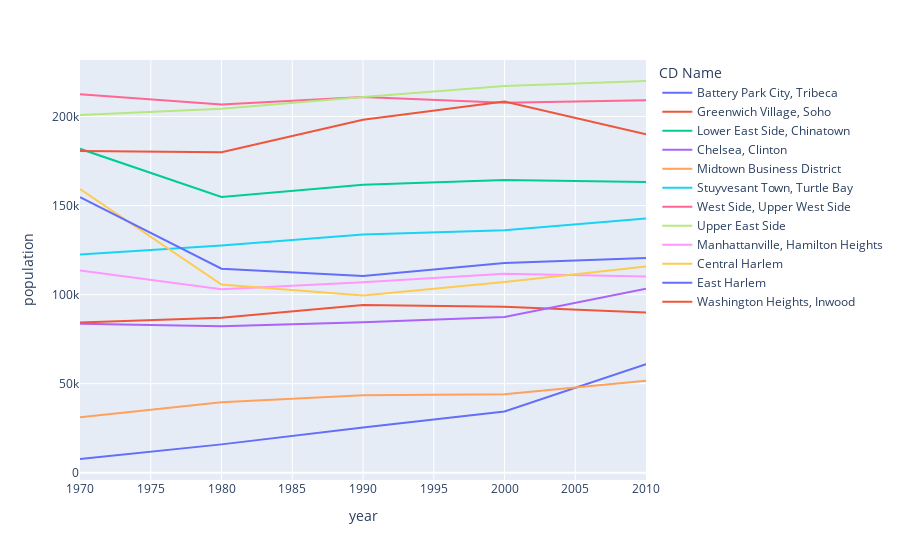

The notebook cell saved with this chart:
### Markdown cell above
### Step 4

Create a line chart of the population over time for each community district in Manhattan. There should be one line for each.

See the Plotly [Line Plot with column encoding color](https://plotly.com/python/line-charts/#line-plot-with-column-encoding-color) examples.

### Code cell
import plotly.express as px

fig = px.line(manhattan, x='year', y='population', color='CD Name')
fig.show()

### Figure 1 — Plotly figure (JSON) as saved in the notebook; plotly's stock layout.template omitted (floating-point values rounded to 4 significant figures)
{"data": [{"hovertemplate": "CD Name=Battery Park City, Tribeca<br>year=%{x}<br>population=%{y}<extra></extra>", "legendgroup": "Battery Park City, Tribeca", "line": {"color": "#636efa", "dash": "solid"}, "mode": "lines", "name": "Battery Park City, Tribeca", "showlegend": true, "type": "scatter", "x": [1970, 1980, 1990, 2000, 2010], "xaxis": "x", "y": [7706, 15918, 25366, 34420, 60978], "yaxis": "y"}, {"hovertemplate": "CD Name=Greenwich Village, Soho<br>year=%{x}<br>population=%{y}<extra></extra>", "legendgroup": "Greenwich Village, Soho", "line": {"color": "#EF553B", "dash": "solid"}, "mode": "lines", "name": "Greenwich Village, Soho", "showlegend": true, "type": "scatter", "x": [1970, 1980, 1990, 2000, 2010], "xaxis": "x", "y": [84337, 87069, 94105, 93119, 90016], "yaxis": "y"}, {"hovertemplate": "CD Name=Lower East Side, Chinatown<br>year=%{x}<br>population=%{y}<extra></extra>", "legendgroup": "Lower East Side, Chinatown", "line": {"color": "#00cc96", "dash": "solid"}, "mode": "lines", "name": "Lower East Side, Chinatown", "showlegend": true, "type": "scatter", "x": [1970, 1980, 1990, 2000, 2010], "xaxis": "x", "y": [181845, 154848, 161617, 164407, 163277], "yaxis": "y"}, {"hovertemplate": "CD Name=Chelsea, Clinton<br>year=%{x}<br>population=%{y}<extra></extra>", "legendgroup": "Chelsea, Clinton", "line": {"color": "#ab63fa", "dash": "solid"}, "mode": "lines", "name": "Chelsea, Clinton", "showlegend": true, "type": "scatter", "x": [1970, 1980, 1990, 2000, 2010], "xaxis": "x", "y": [83601, 82164, 84431, 87479, 103245], "yaxis": "y"}, {"hovertemplate": "CD Name=Midtown Business District<br>year=%{x}<br>population=%{y}<extra></extra>", "legendgroup": "Midtown Business District", "line": {"color": "#FFA15A", "dash": "solid"}, "mode": "lines", "name": "Midtown Business District", "showlegend": true, "type": "scatter", "x": [1970, 1980, 1990, 2000, 2010], "xaxis": "x", "y": [31076, 39544, 43507, 44028, 51673], "yaxis": "y"}, {"hovertemplate": "CD Name=Stuyvesant Town, Turtle Bay<br>year=%{x}<br>population=%{y}<extra></extra>", "legendgroup": "Stuyvesant Town, Turtle Bay", "line": {"color": "#19d3f3", "dash": "solid"}, "mode": "lines", "name": "Stuyvesant Town, Turtle Bay", "showlegend": true, "type": "scatter", "x": [1970, 1980, 1990, 2000, 2010], "xaxis": "x", "y": [122465, 127554, 133748, 136152, 142745], "yaxis": "y"}, {"hovertemplate": "CD Name=West Side, Upper West Side<br>year=%{x}<br>population=%{y}<extra></extra>", "legendgroup": "West Side, Upper West Side", "line": {"color": "#FF6692", "dash": "solid"}, "mode": "lines", "name": "West Side, Upper West Side", "showlegend": true, "type": "scatter", "x": [1970, 1980, 1990, 2000, 2010], "xaxis": "x", "y": [212422, 206669, 210993, 207699, 209084], "yaxis": "y"}, {"hovertemplate": "CD Name=Upper East Side<br>year=%{x}<br>population=%{y}<extra></extra>", "legendgroup": "Upper East Side", "line": {"color": "#B6E880", "dash": "solid"}, "mode": "lines", "name": "Upper East Side", "showlegend": true, "type": "scatter", "x": [1970, 1980, 1990, 2000, 2010], "xaxis": "x", "y": [200851, 204305, 210880, 217063, 219920], "yaxis": "y"}, {"hovertemplate": "CD Name=Manhattanville, Hamilton Heights<br>year=%{x}<br>population=%{y}<extra></extra>", "legendgroup": "Manhattanville, Hamilton Heights", "line": {"color": "#FF97FF", "dash": "solid"}, "mode": "lines", "name": "Manhattanville, Hamilton Heights", "showlegend": true, "type": "scatter", "x": [1970, 1980, 1990, 2000, 2010], "xaxis": "x", "y": [113606, 103038, 106978, 111724, 110193], "yaxis": "y"}, {"hovertemplate": "CD Name=Central Harlem<br>year=%{x}<br>population=%{y}<extra></extra>", "legendgroup": "Central Harlem", "line": {"color": "#FECB52", "dash": "solid"}, "mode": "lines", "name": "Central Harlem", "showlegend": true, "type": "scatter", "x": [1970, 1980, 1990, 2000, 2010], "xaxis": "x", "y": [159267, 105641, 99519, 107109, 115723], "yaxis": "y"}, {"hovertemplate": "CD Name=East Harlem<br>year=%{x}<br>population=%{y}<extra></extra>", "legendgroup": "East Harlem", "line": {"color": "#636efa", "dash": "solid"}, "mode": "lines", "name": "East Harlem", "showlegend": true, "type": "scatter", "x": [1970, 1980, 1990, 2000, 2010], "xaxis": "x", "y": [154662, 114569, 110508, 117743, 120511], "yaxis": "y"}, {"hovertemplate": "CD Name=Washington Heights, Inwood<br>year=%{x}<br>population=%{y}<extra></extra>", "legendgroup": "Washington Heights, Inwood", "line": {"color": "#EF553B", "dash": "solid"}, "mode": "lines", "name": "Washington Heights, Inwood", "showlegend": true, "type": "scatter", "x": [1970, 1980, 1990, 2000, 2010], "xaxis": "x", "y": [180561, 179941, 198192, 208414, 190020], "yaxis": "y"}], "layout": {"legend": {"title": {"text": "CD Name"}, "tracegroupgap": 0}, "margin": {"t": 60}, "xaxis": {"anchor": "y", "domain": [0, 1], "title": {"text": "year"}}, "yaxis": {"anchor": "x", "domain": [0, 1], "title": {"text": "population"}}}}
